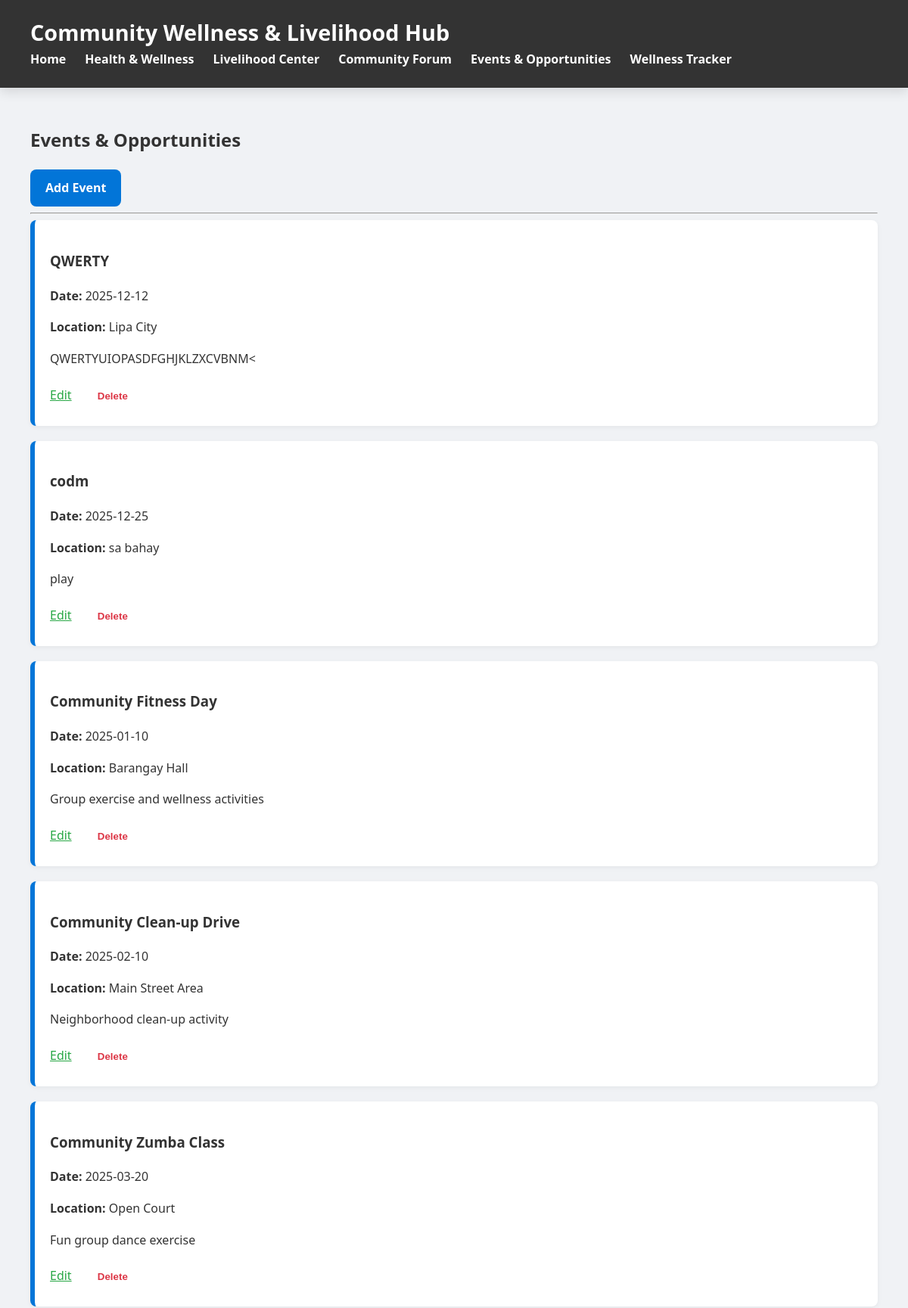
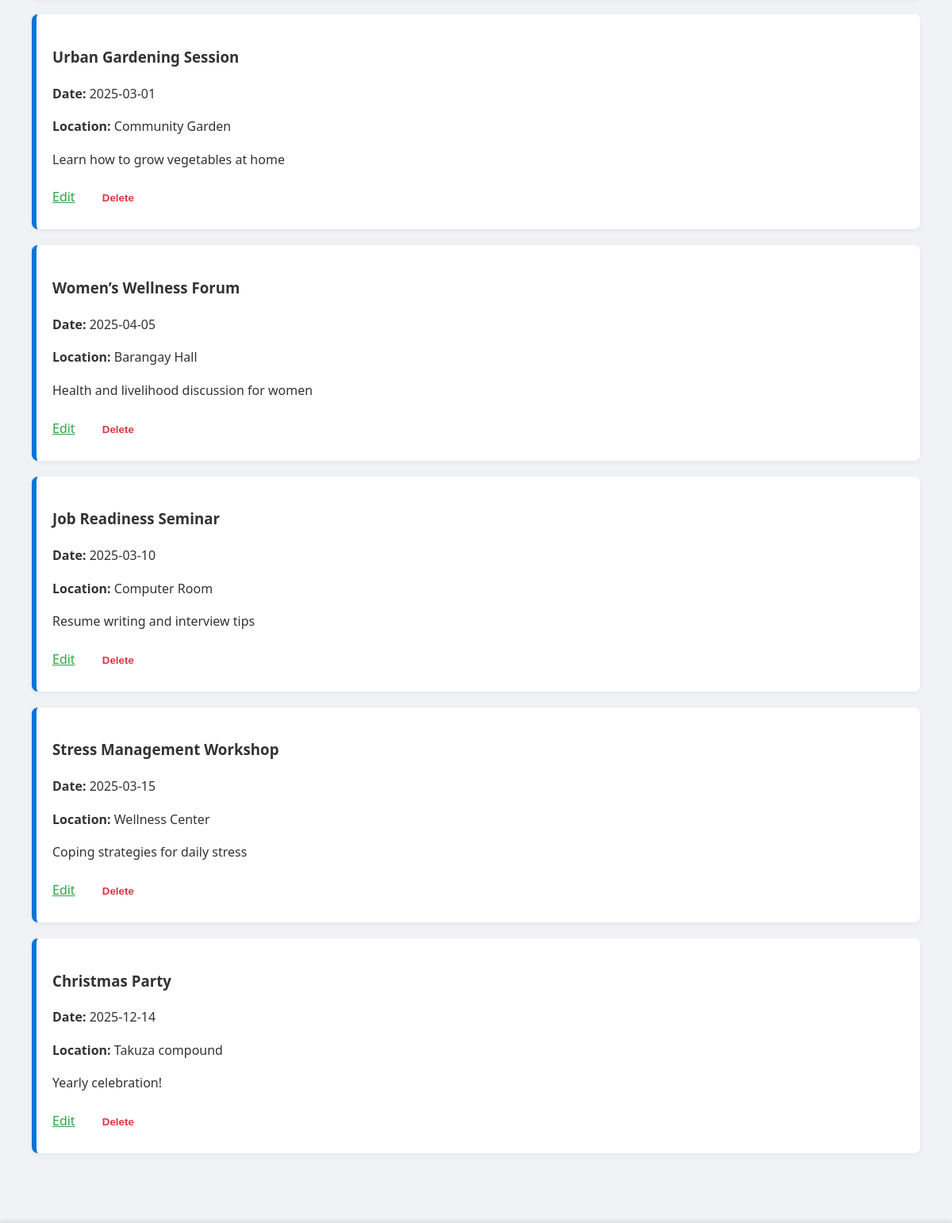
Screenshot of /events/ (upper part) with the database file from the repository (2 pictures, top to bottom).
### models.py (models this page shows)
class Event(db.Model):
    id = db.Column(db.Integer, primary_key=True)
    title = db.Column(db.String(100), nullable=False)
    description = db.Column(db.Text)
    event_date = db.Column(db.String(20), nullable=False)
    location = db.Column(db.String(100), nullable=False)

### app.py (the view)
@event_bp.route("/")
def events():
    events = Event.query.all()
    return render_template("events.html", events=events)

### Templates/events.html (shortened to what this page needs)
{% extends "base.html" %}
{% block content %}
<h2>Events & Opportunities</h2>
<a href="/events/add" class="button">Add Event</a>
<hr>
{% if events %}
    {% for e in events %}
        <div class="card">
            <h3>{{ e.title }}</h3>
            <p><b>Date:</b> {{ e.event_date }}</p>
            <p><b>Location:</b> {{ e.location }}</p>
            {% if e.description %}
                <p>{{ e.description }}</p>
            {% endif %}
            <a href="{{ url_for('events.edit_event', event_id=e.id) }}"
               style="color:#28a745; margin-right:10px;">Edit</a>
            <form action="{{ url_for('events.delete_event', event_id=e.id) }}" method="POST"
                  style="display:inline;" onsubmit="return confirm('Delete event?');">
                <button style="background:none; border:none; color:#dc3545; cursor:pointer;">
                    Delete
                </button>
            </form>
        </div>
    {% endfor %}
{% else %}
    <p>No events yet. Add one!</p>
{% endif %}
{% endblock %}

### Static/style.css (style rules this page uses)
:root { --primary: #0275d8; --primary-dark: #025aa5; --bg: #f0f2f5; --card-bg: #fff; --text: #333; --radius: 8px; --shadow-sm: 0 2px 6px rgba(0,0,0,0.05); --shadow-md: 0 5px 15px rgba(0,0,0,0.12); }
body { font-family: 'Segoe UI', Tahoma, Geneva, Verdana, sans-serif; background: var(--bg); margin: 0; padding: 0; color: var(--text); line-height: 1.6; }
.button, button { background: var(--primary); color: #fff; padding: 12px 20px; text-decoration: none; border-radius: var(--radius); display: inline-block; font-weight: 600; cursor: pointer; transition: background 0.3s ease, transform 0.2s ease; border: none; }
.card { background: var(--card-bg); padding: 20px; margin-bottom: 20px; border-left: 6px solid var(--primary); border-radius: var(--radius); box-shadow: var(--shadow-sm); transition: transform 0.25s ease, box-shadow 0.25s ease; }

### rows the page displays
Event: title "QWERTY", event_date "2025-12-12", location "Lipa City", description "QWERTYUIOPASDFGHJKLZXCVBNM<"
Event: title "codm", event_date "2025-12-25", location "sa bahay", description "play"
Event: title "Community Fitness Day", event_date "2025-01-10", location "Barangay Hall", description "Group exercise and wellness activities"
Event: title "Community Clean-up Drive", event_date "2025-02-10", location "Main Street Area", description "Neighborhood clean-up activity"
Event: title "Community Zumba Class", event_date "2025-03-20", location "Open Court", description "Fun group dance exercise"
Event: title "Urban Gardening Session", event_date "2025-03-01", location "Community Garden", description "Learn how to grow vegetables at home"
Event: title "Women’s Wellness Forum", event_date "2025-04-05", location "Barangay Hall", description "Health and livelihood discussion for women"
Event: title "Job Readiness Seminar", event_date "2025-03-10", location "Computer Room", description "Resume writing and interview tips"
Event: title "Stress Management Workshop", event_date "2025-03-15", location "Wellness Center", description "Coping strategies for daily stress"
Event: title "Christmas Party", event_date "2025-12-14", location "Takuza compound", description "Yearly celebration!"
